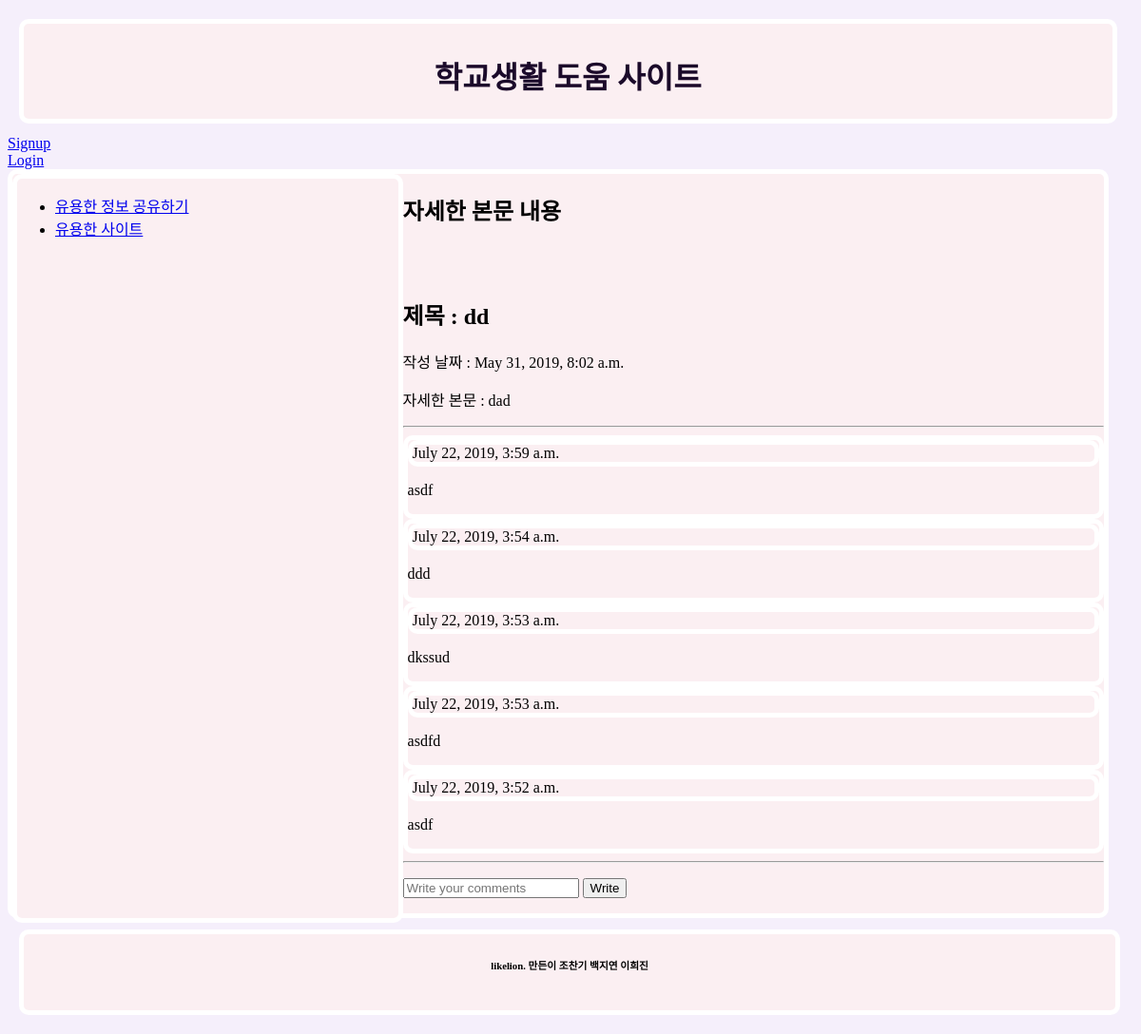
/blog/post/26, run on the app's committed database.
### blog/models.py (models this page shows, shortened)
class Post(models.Model):
    author = models.ForeignKey(User,editable = False,null=True,
    blank = True, on_delete=models.CASCADE,)
    title = models.CharField(max_length=200)
    pub_date = models.DateTimeField(auto_now_add=True)
    content = models.TextField()

class Comment(models.Model):
    post = models.ForeignKey(Post, on_delete=models.CASCADE, null=True, related_name='comments')
    comment_date = models.DateTimeField(auto_now_add=True)
    comment_contents = models.CharField(max_length=200)
    class Meta:
        ordering=['-id']

### blog/views.py (the view)
# urls.py: path('post/<int:post_id>', views.detail, name = 'detail'),
def detail(request, post_id):
    post_detail = get_object_or_404(Post, pk = post_id)
    if request.user.is_authenticated:
            user = User.objects.get(username= request.user.get_username())
            return render(request,'detail.html', {'post':post_detail, 'user':user})
    else:
        return render(request, 'detail.html', {'post':post_detail})

### blog/templates/detail.html (shortened to what this page needs)
{% extends 'base.html' %}
{% block contents %}
<form>
<h1>자세한 본문 내용</h1>
<br><br>
<h1> 제목 : {{post.title}} </h1>
<p> 작성 날짜 : {{post.pub_date}} </p>
<p> 자세한 본문 : {{post.content}} </p>
    <hr>
{% for comment in post.comments.all %}
<div class="comment">
    <div class="date">{{ comment.comment_date }}</div>
    <p>{{ comment.comment_contents }}</p>
</div>
{% empty %}
<p>댓글이 아직 없습니다.</p>
{% endfor %}
<hr>
</form>
<form action="{% url 'comment_write' post_id=post.id %}" method = "POST">
    <input type="text" name="content" placeholder="Write your comments">
    <input type="submit" value="Write" />
</form>
{% endblock %}

### mydjangoproject/templates/base.html (style rules this page uses)
body { background:#F5EFFB; display: flex; flex-direction: column; }
div { background-color: #FBEFF2; border-radius : 10px; border: 5px solid #FFFFFF; }

### data on the page
Post: title "dd", pub_date "May 31, 2019, 8:02 a.m.", content "dad"
Comment: comment_date "July 22, 2019, 3:59 a.m.", comment_contents "asdf"
Comment: comment_date "July 22, 2019, 3:54 a.m.", comment_contents "ddd"
Comment: comment_date "July 22, 2019, 3:53 a.m.", comment_contents "dkssud"
Comment: comment_date "July 22, 2019, 3:53 a.m.", comment_contents "asdfd"
Comment: comment_date "July 22, 2019, 3:52 a.m.", comment_contents "asdf"
